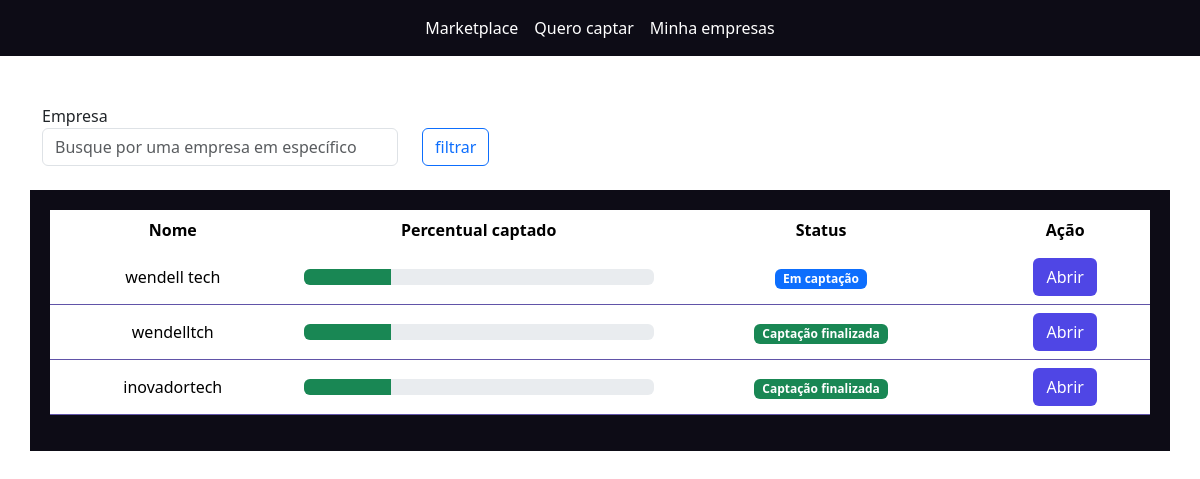
/empresarios/listar_empresas/ (signed in), run on an earlier commit of the app's database.
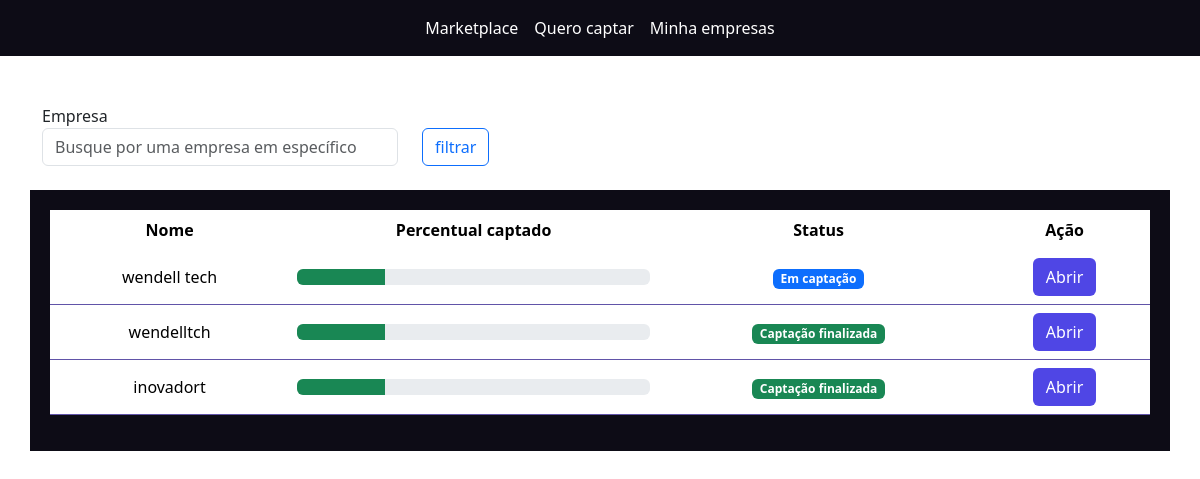
And on a later commit of the database.
### empresarios/models.py (models this page shows, shortened)
class Empresas(models.Model):
    tempo_existencia_choices = (
        ('-6', 'Menos de 6 meses'),
        ('+6', 'Mais de 6 meses'),
        ('+1', 'Mais de 1 ano'),
        ('+5', 'Mais de 5 anos')
    )
    estagio_choices = (
        ('I', 'Tenho apenas uma idea'),
        ('MVP', 'Possuo um MVP'),
        ('MVPP', 'Possuo um MVP com clientes pagantes'),
        ('E', 'Empresa pronta para escalar'),
    )
    area_choices = (
        ('ED', 'Ed-tech'),
        ('FT', 'Fintech'),
        ('AT', 'Agrotech'),
    )
    user = models.ForeignKey(User, on_delete=models.DO_NOTHING)
    nome = models.CharField(max_length=50)
    cnpj = models.CharField(max_length=14)
    site = models.URLField()
    tempo_existencia = models.CharField(max_length=2, choices=tempo_existencia_choices, default='-6')
    descricao = models.TextField()
    data_final_captacao = models.DateField()
    percentual_equity = models.IntegerField()
    estagio = models.CharField(max_length=4, choices=estagio_choices, default='I')
    area = models.CharField(max_length=3, choices=area_choices)
    publico_alvo = models.CharField(max_length=3)
    valor = models.DecimalField(max_digits=9, decimal_places=2)
    pitch = models.FileField(upload_to='pitchs')
    logo = models.FileField(upload_to='logo')
    class Meta:
        verbose_name = 'empresa'
        verbose_name_plural = 'empresas'
    @property
    def status(self):
        if date.today() > self.data_final_captacao:
            return mark_safe('<span class="badge bg-success">Captação finalizada</span>')
        return mark_safe('<span class="badge bg-primary">Em captação</span>')

### empresarios/views.py (the view)
# urls.py: path('listar_empresas/', views.listar_empresas, name="listar_empresas"),
def listar_empresas(request):
    if not request.user.is_authenticated:
        return redirect('usuarios:login')
    if request.method == "GET":
        nome_empresa = request.GET.get('empresa')
        empresas = Empresas.objects.filter(user=request.user)
        if nome_empresa:
            empresas = empresas.filter(nome__icontains=nome_empresa)
        return render(request, 'listar_empresas.html', {'empresas': empresas, 'nome_empresa': nome_empresa })

### empresarios/templates/listar_empresas.html (shortened to what this page needs)
{% extends "base.html" %}
{% load static %}
{% block 'head' %}
<link rel="stylesheet" href="{% static 'empresarios/css/listar_empresas.css' %}">
<link rel="stylesheet" href="{% static 'usuarios/css/usuarios.css' %}">
{% endblock 'head' %}
{% block 'body' %}
    {% include "partials/barra_navegacao.html" %}
    <br><br>
    <div class="container">
        <div class="row">
            <div class="col-md-4">
                <form action="{% url 'empresas:listar_empresas' %}" method="GET">
                <label>Empresa</label>
                <input type="text" name="empresa" class="form-control" placeholder="Busque por uma empresa em específico" {% if nome_empresa %} value="{{nome_empresa}} {% endif %}">
            </div>
            <div class="col-md">
                <br>
                <input type="submit" value="filtrar" class="btn btn-outline-primary">
            </div>
        </div>
    </div>
    <br>
    <div class="container dark-color container_empresas">
        <table class="table">
            <thead >
              <tr class="cabecalho" style="background-color: transparent !important;">
                <th class="cabecalho" scope="col">Nome</th>
                <th class="cabecalho" scope="col">Percentual captado</th>
                <th class="cabecalho" scope="col">Status</th>
                <th class="cabecalho" scope="col">Ação</th>
              </tr>
            </thead>
            <tbody>
                {% for empresa in empresas %}
                    <tr class="linha">
                        <td class="linha">{{empresa.nome}}</td>
                        <td class="linha">
                            <div class="progress">
                                <div class="progress-bar bg-success" role="progressbar" style="width: 25%" aria-valuenow="25" aria-valuemin="0" aria-valuemax="100"></div>
                            </div>
                        </td>
                        <td class="linha">{{empresa.status}}</td>
                        <td class="linha"><a href="{% url "empresas:empresa" empresa.id %}" class="btn btn-indigo-normal">Abrir</a></td>
                    </tr>
                {% endfor %}
            </tbody>
          </table>
    </div>
{% endblock 'body' %}

What changed in the data, as far as the page shows it:
no longer on this page (row edited): Empresas: nome "inovadortech", status "Captação finalizada"
added Empresas: nome "inovadort", status "Captação finalizada"
